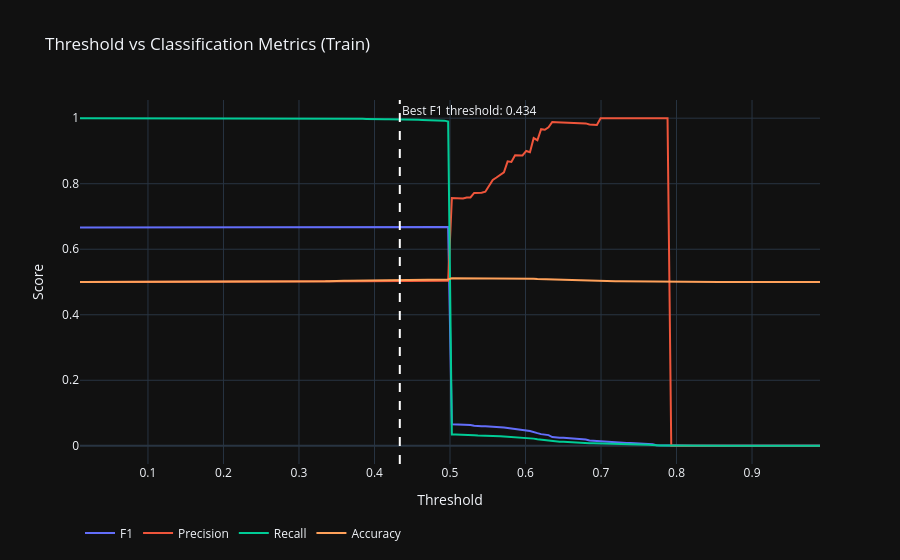

Notebook code for this chart:
### Code cell
import plotly.graph_objects as go
from sklearn.metrics import roc_curve, f1_score, precision_score, recall_score

thresholds = np.linspace(0.01, 0.99, 200)

metrics = {
    "f1": [], "precision": [], "recall": [], "accuracy": []
}

for t in thresholds:
    hgbc_preds = (hgbr_train_proba >= t).astype(int)
    metrics["f1"].append(f1_score(y_train, hgbc_preds, zero_division=0))
    metrics["precision"].append(precision_score(y_train, hgbc_preds, zero_division=0))
    metrics["recall"].append(recall_score(y_train, hgbc_preds, zero_division=0))
    metrics["accuracy"].append(accuracy_score(y_train, hgbc_preds))

best_idx = np.argmax(metrics["f1"])
hgbc_best_thresh = thresholds[best_idx]

fig = go.Figure()

fig.add_trace(go.Scatter(x=thresholds, y=metrics["f1"],
    name="F1", line=dict(color="#636EFA", width=2)))
fig.add_trace(go.Scatter(x=thresholds, y=metrics["precision"],
    name="Precision", line=dict(color="#EF553B", width=2)))
fig.add_trace(go.Scatter(x=thresholds, y=metrics["recall"],
    name="Recall", line=dict(color="#00CC96", width=2)))
fig.add_trace(go.Scatter(x=thresholds, y=metrics["accuracy"],
    name="Accuracy", line=dict(color="#FFA15A", width=2)))

fig.add_vline(
    x=hgbc_best_thresh,
    line_dash="dash",
    line_color="white",
    annotation_text=f"Best F1 threshold: {hgbc_best_thresh:.3f}",
    annotation_position="top right"
)

fig.update_layout(
    title="Threshold vs Classification Metrics (Train)",
    xaxis_title="Threshold",
    yaxis_title="Score",
    legend=dict(orientation="h", y=-0.15),
    template="plotly_dark",
    hovermode="x unified"
)

fig.show()
print(f"\nBest F1 threshold: {hgbc_best_thresh:.4f}")
print(f"At this threshold — F1: {metrics['f1'][best_idx]:.4f} | "
      f"Precision: {metrics['precision'][best_idx]:.4f} | "
      f"Recall: {metrics['recall'][best_idx]:.4f}")

# apply to test
hgbc_test_pred_tuned = (hgbr_test_proba >= hgbc_best_thresh).astype(int)
print(f"\nTest set with tuned threshold ({hgbc_best_thresh:.3f}):")
print(confusion_matrix(y_test, hgbc_test_pred_tuned))
print(classification_report(y_test, hgbc_test_pred_tuned, digits=4))

### Figure 1 — Plotly figure (JSON) as saved in the notebook; plotly's stock layout.template omitted (floating-point values rounded to 4 significant figures; data arrays with more than 128 entries replaced by an {"elided": "..."} marker saying what was removed)
{"data": [{"line": {"color": "#636EFA", "width": 2}, "name": "F1", "type": "scatter", "x": {"elided": "200 float values"}, "y": {"elided": "200 float values"}}, {"line": {"color": "#EF553B", "width": 2}, "name": "Precision", "type": "scatter", "x": {"elided": "200 float values"}, "y": {"elided": "200 float values"}}, {"line": {"color": "#00CC96", "width": 2}, "name": "Recall", "type": "scatter", "x": {"elided": "200 float values"}, "y": {"elided": "200 float values"}}, {"line": {"color": "#FFA15A", "width": 2}, "name": "Accuracy", "type": "scatter", "x": {"elided": "200 float values"}, "y": {"elided": "200 float values"}}], "layout": {"annotations": [{"showarrow": false, "text": "Best F1 threshold: 0.434", "x": 0.4335, "xanchor": "left", "xref": "x", "y": 1, "yanchor": "top", "yref": "y domain"}], "hovermode": "x unified", "legend": {"orientation": "h", "y": -0.15}, "shapes": [{"line": {"color": "white", "dash": "dash"}, "type": "line", "x0": 0.4335, "x1": 0.4335, "xref": "x", "y0": 0, "y1": 1, "yref": "y domain"}], "title": {"text": "Threshold vs Classification Metrics (Train)"}, "xaxis": {"title": {"text": "Threshold"}}, "yaxis": {"title": {"text": "Score"}}}}
